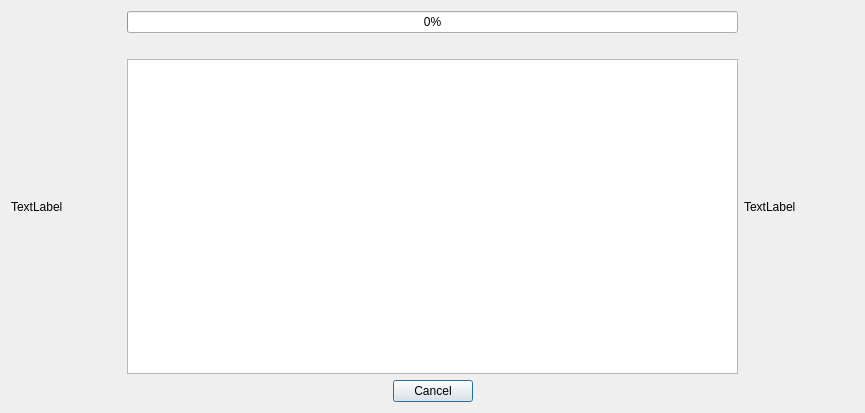
<?xml version="1.0" encoding="UTF-8"?>
<ui version="4.0">
 <class>dialogIssueSelect</class>
 <widget class="QDialog" name="dialogIssueSelect">
  <property name="geometry">
   <rect>
    <x>0</x>
    <y>0</y>
    <width>865</width>
    <height>413</height>
   </rect>
  </property>
  <property name="maximumSize">
   <size>
    <width>16777215</width>
    <height>16777215</height>
   </size>
  </property>
  <property name="windowTitle">
   <string>Issue Identification Progress</string>
  </property>
  <layout class="QGridLayout" name="gridLayout">
   <item row="0" column="1">
    <layout class="QVBoxLayout" name="verticalLayout">
     <item>
      <widget class="QProgressBar" name="progressBar">
       <property name="value">
        <number>0</number>
       </property>
       <property name="invertedAppearance">
        <bool>false</bool>
       </property>
      </widget>
     </item>
     <item>
      <widget class="QLabel" name="label">
       <property name="text">
        <string/>
       </property>
      </widget>
     </item>
     <item>
      <widget class="QTextEdit" name="textEdit">
       <property name="font">
        <font>
         <family>Courier New</family>
         <weight>75</weight>
         <bold>true</bold>
        </font>
       </property>
       <property name="readOnly">
        <bool>true</bool>
       </property>
      </widget>
     </item>
     <item>
      <widget class="QDialogButtonBox" name="buttonBox">
       <property name="orientation">
        <enum>Qt::Horizontal</enum>
       </property>
       <property name="standardButtons">
        <set>QDialogButtonBox::Cancel</set>
       </property>
       <property name="centerButtons">
        <bool>true</bool>
       </property>
      </widget>
     </item>
    </layout>
   </item>
   <item row="0" column="0">
    <widget class="QLabel" name="lblArchive">
     <property name="sizePolicy">
      <sizepolicy hsizetype="Fixed" vsizetype="Expanding">
       <horstretch>0</horstretch>
       <verstretch>0</verstretch>
      </sizepolicy>
     </property>
     <property name="minimumSize">
      <size>
       <width>110</width>
       <height>165</height>
      </size>
     </property>
     <property name="maximumSize">
      <size>
       <width>110</width>
       <height>165</height>
      </size>
     </property>
     <property name="text">
      <string>TextLabel</string>
     </property>
    </widget>
   </item>
   <item row="0" column="2">
    <widget class="QLabel" name="lblTest">
     <property name="minimumSize">
      <size>
       <width>110</width>
       <height>165</height>
      </size>
     </property>
     <property name="maximumSize">
      <size>
       <width>110</width>
       <height>165</height>
      </size>
     </property>
     <property name="text">
      <string>TextLabel</string>
     </property>
    </widget>
   </item>
  </layout>
 </widget>
 <resources/>
 <connections>
  <connection>
   <sender>buttonBox</sender>
   <signal>accepted()</signal>
   <receiver>dialogIssueSelect</receiver>
   <slot>accept()</slot>
   <hints>
    <hint type="sourcelabel">
     <x>248</x>
     <y>254</y>
    </hint>
    <hint type="destinationlabel">
     <x>157</x>
     <y>274</y>
    </hint>
   </hints>
  </connection>
  <connection>
   <sender>buttonBox</sender>
   <signal>rejected()</signal>
   <receiver>dialogIssueSelect</receiver>
   <slot>reject()</slot>
   <hints>
    <hint type="sourcelabel">
     <x>316</x>
     <y>260</y>
    </hint>
    <hint type="destinationlabel">
     <x>286</x>
     <y>274</y>
    </hint>
   </hints>
  </connection>
 </connections>
</ui>
